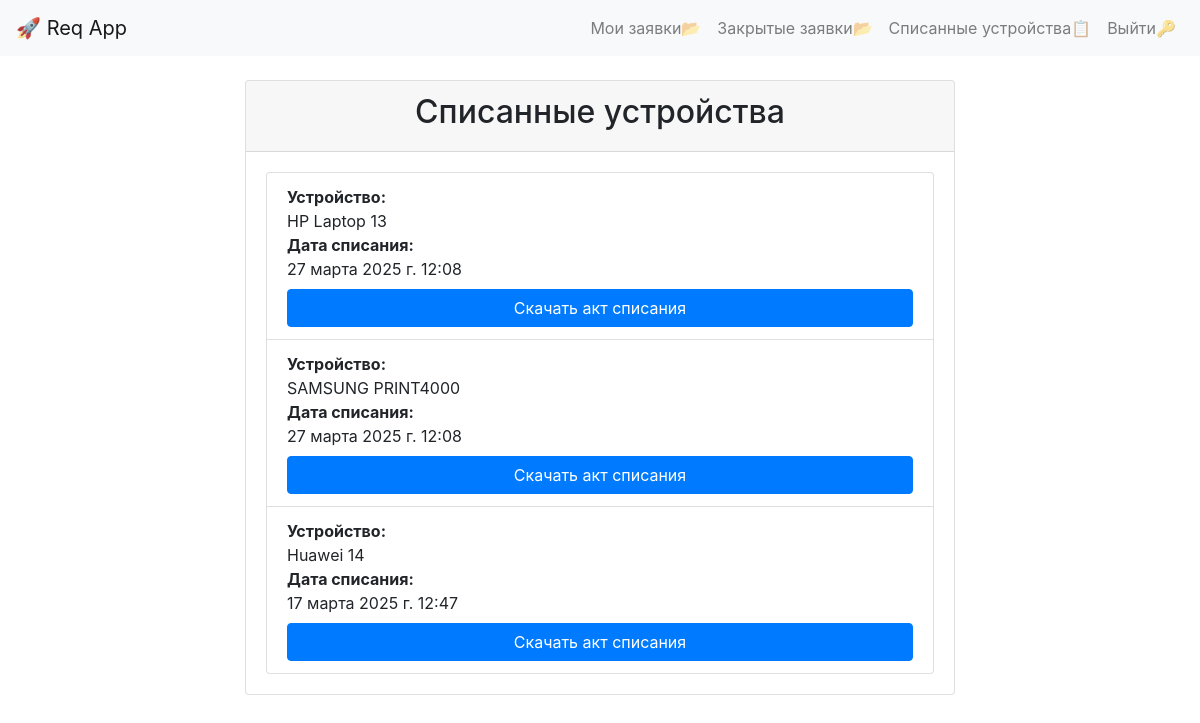
Screenshot of /written-off-devices/ (signed in) with the database file from the repository.
### reqapp/models.py (models this page shows, shortened)
class WrittenOffDevice(models.Model):
    device = models.OneToOneField(Device, on_delete=models.CASCADE, related_name='written_off_device')
    written_off_at = models.DateTimeField(auto_now_add=True)

class Device(models.Model):
    name = models.CharField(max_length=100)
    description = models.TextField(blank=True, null=True)
    category = models.ForeignKey(Category, on_delete=models.SET_NULL, blank=True, null=True, related_name='devices')
    code = models.CharField(max_length=100, blank=True, null=True, unique=True)
    audience = models.ForeignKey(Audience, on_delete=models.SET_NULL, blank=True, null=True, related_name='devices')
    equipment_number = models.CharField(max_length=50, unique=True, blank=True, null=True)
    purchase_date = models.DateField(blank=True, null=True)
    initial_cost = models.DecimalField(max_digits=12, decimal_places=2, blank=True, null=True)
    location = models.CharField(max_length=100, blank=True, null=True)
    residual_value = models.DecimalField(max_digits=12, decimal_places=2, blank=True, null=True)
    is_deleted = models.BooleanField(default=False)  # Флаг для удаления
    updated_at = models.DateTimeField(auto_now=True)

### reqapp/views.py (the view)
# urls.py: path('written-off-devices/', written_off_devices, name='written_off_devices'),
def written_off_devices(request):
    if not request.user.is_authenticated:
        return redirect('login')
    written_off_devices = WrittenOffDevice.objects.all().order_by('-written_off_at')
    return render(request, 'written_off_devices.html', {'written_off_devices': written_off_devices})

### reqapp/templates/written_off_devices.html (shortened to what this page needs)
{% extends 'base.html' %}
{% block content %}
<div class="container">
    <div class="row justify-content-center">
        <div class="col-md-8">
            <div class="card">
                <div class="card-header text-center">
                    <h2>Списанные устройства</h2>
                </div>
                <div class="card-body">
                    {% if written_off_devices %}
                        <ul class="list-group">
                            {% for device in written_off_devices %}
                                <li class="list-group-item">
                                    <div class="d-flex flex-column">
                                        <strong>Устройство:</strong> {{ device.device.name }}
                                        <strong>Дата списания:</strong> {{ device.written_off_at }}
                                        <a href="{% url 'download_written_off_act' device.device.id %}" class="btn btn-primary mt-2">Скачать акт списания</a>
                                    </div>
                                </li>
                            {% endfor %}
                        </ul>
                    {% else %}
                        <p class="text-center">Нет списанных устройств.</p>
                    {% endif %}
                </div>
            </div>
        </div>
    </div>
</div>
{% endblock %}

### rows the page displays
WrittenOffDevice: device.name "HP Laptop 13", written_off_at "27 марта 2025 г. 12:08"
WrittenOffDevice: device.name "SAMSUNG PRINT4000", written_off_at "27 марта 2025 г. 12:08"
WrittenOffDevice: device.name "Huawei 14", written_off_at "17 марта 2025 г. 12:47"
